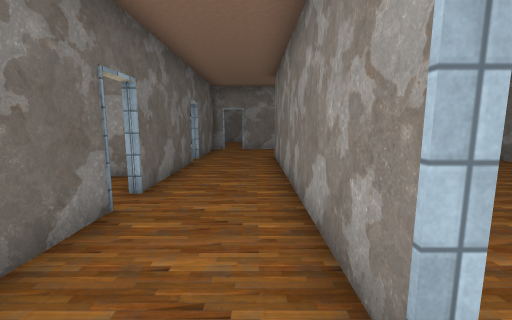
[1] (above)

15 first-person views from a walk through a 3-D level made in the Unity game engine. The camera is 1.3 m above the floor, tilts 8° down and sees 90° across. Doors are open. The floor is counted in squares, 1 m on a side. Each view is taken from the middle of a square. On the plan, view 1 faces up. The plan holds only what a view shows up to about 13 squares ahead; the rest is blank. The place goes on beyond the plan. The player is left out. Some surface patterns are stand-ins.

[2]
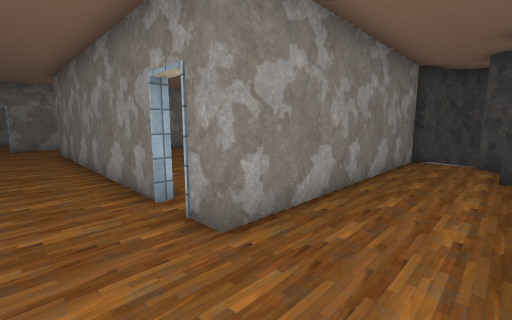

[3]
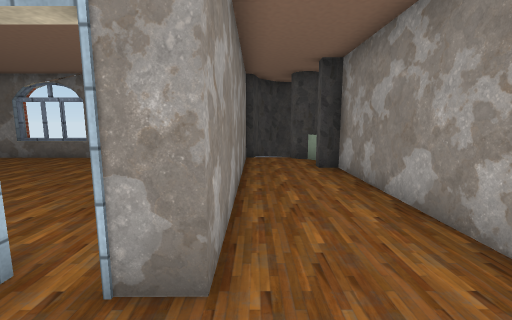

[4]
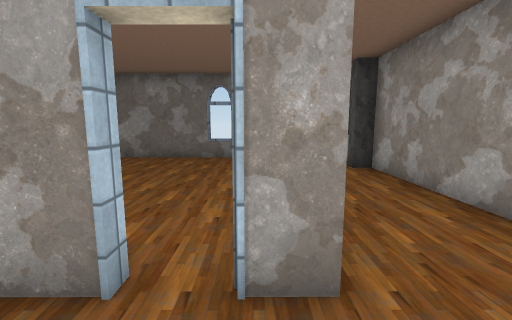

[5]
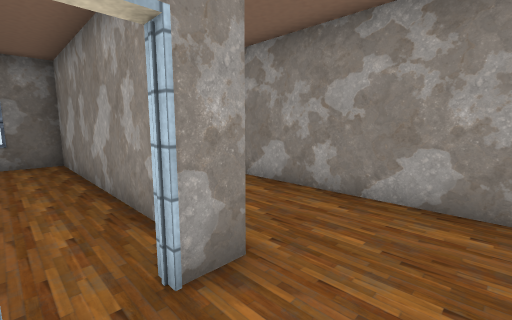

[6]
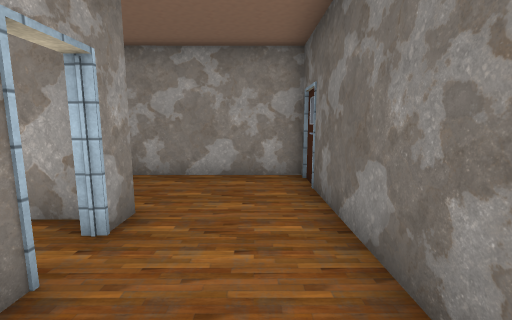

[7]
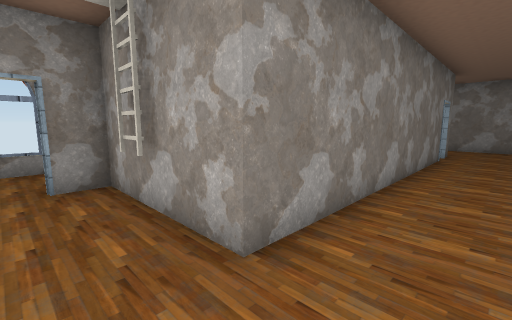

[8]
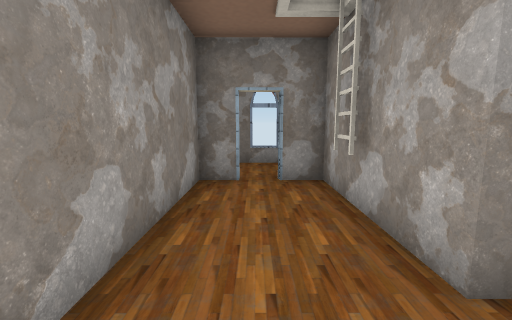

[9]
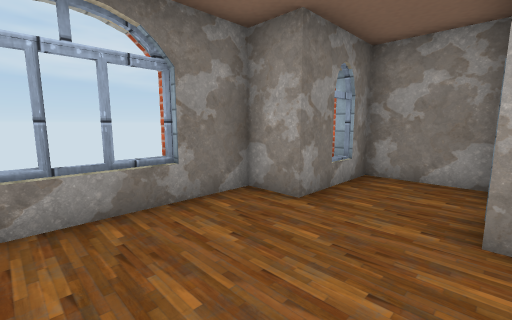

[10]
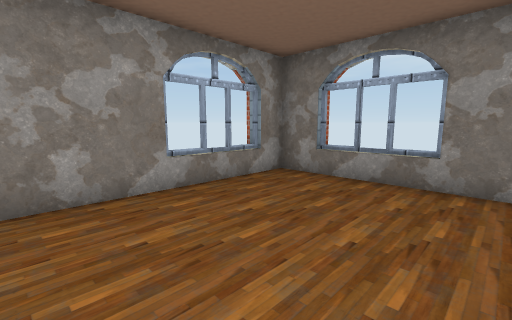

[11]
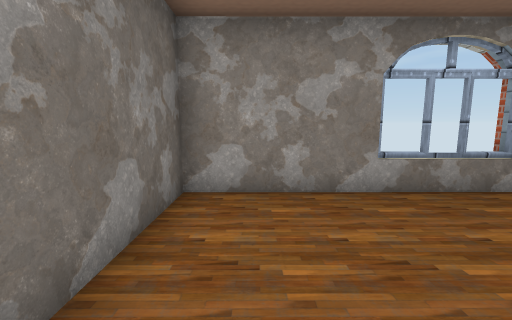

[12]
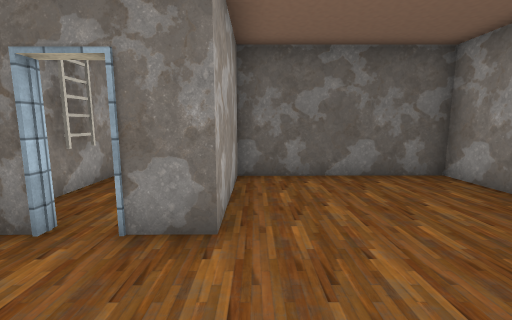

[13]
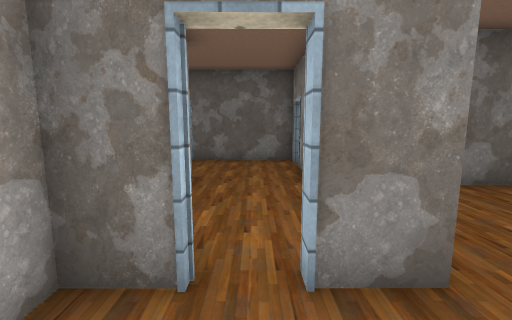

[14]
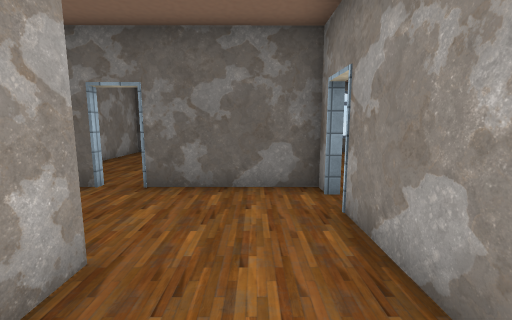

[15]
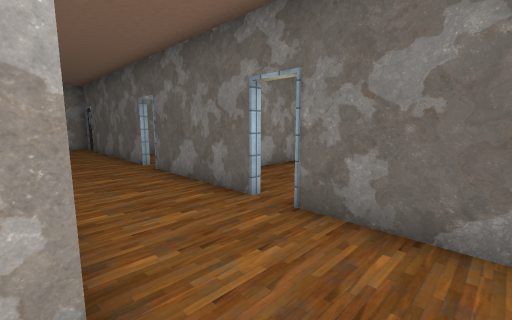

### Floor plan
Points are (right, up) in squares from view 1. A wall is a line through its corners. A room is listed if a view was taken in it or the views show most of it. See-through windows are left out.
Room 1 (views 1, 2, 3, 4, 5, 6, 7, 8, 15)
walls: (0.8, 1) (0.8, 10.4) (2.5, 10.4); (-2.2, 3.8) (-2.2, -3.5) (6.6, -3.5) (6.6, -2.9) (7, -2.9); (-2.2, 8.8) (-2.2, 4.6); (9, -0.9) (8.9, -0.6) (0.8, -0.6) (0.8, 0.2); (8.4, -2.7) (8.7, -2.4) (9.1, -2.3); (-2.2, 13.3) (-2.2, 9.6); (2.4, 13.3) (-0.8, 13.3)
ways out: opening at (2, 12) to room 3; gap at (1, 1) to room 4; open door at (8, -2)
Room 2 (views 9, 10, 11, 12)
walls: (7.6, 13.3) (8.9, 13.3) (8.9, 18.8) (1.6, 18.8) (1.6, 13.5) (5.1, 13.5)
ways out: opening at (6.5, 13) to room 3
Room 3 (views 13, 14)
walls: (5.1, 11.5) (5.1, 10.4) (7.6, 10.4) (7.6, 13.3); (4.9, 13.3) (2.4, 13.3); (5.1, 13.5) (5.1, 12.4); (2.6, 10.7) (3.5, 10.7); (2.5, 10.4) (4.9, 10.4)
ways out: opening at (2, 12) to room 1; opening at (6.5, 13) to room 2; gap at (8, 11.5)
Room 4 (no view inside)
walls: (1.4, -0.4) (8.9, -0.4) (8.9, 9.4)
ways out: gap at (1, 1) to room 1

Positions as (right, up) in squares from view 1, and headings:
1: (0, 0), facing up
2: (-1, -3), facing up-right
3: (-1, -1), facing right
4: (-1, 0), facing right
5: (-1, 1), facing down-right
6: (-1, 3), facing down
7: (-1, 12), facing down-right
8: (-1, 12), facing right
9: (5, 17), facing down-right
10: (3, 14), facing up-right
11: (3, 14), facing up
12: (8, 14), facing left
13: (7, 12), facing left
14: (3, 12), facing left
15: (1, 12), facing down-left
